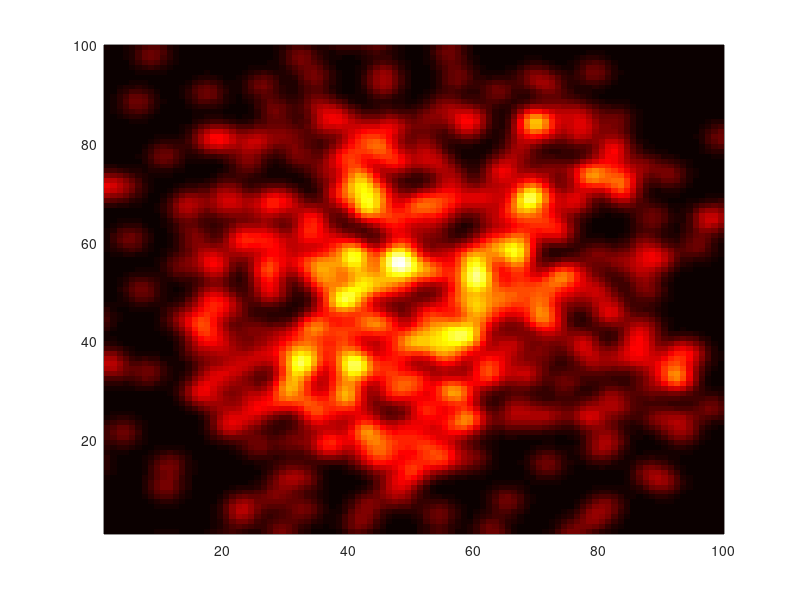

MATLAB code for this plot:
function outmap=matrix_add_point2map_subpix(xx,yy,map,sig)
%JWJK_C:-------------------------------------------------------------------
%Title: %transform points to subpix narrow gaussians; later blur
%Summary: %make 4 neigbouring spikes from a single discrete point; add to
%map
%Input: coordinates, map
%Output: map with new spikes
%References: Jacob Kers 2016
%:JWJK_C-------------------------------------------------------------------
if nargin<3
    sig=2;
    sz=100; pts=500;
    map=zeros(sz,sz);
    xx=sz/2*(1+0.5*randn(pts,1));
    yy=sz/2*(1+0.5*randn(pts,1));
end
 hf=round(2*sig);
outmap=map;
[rr,cc]=size(map);
for nx=1:length(xx);
    xxi=xx(nx); yyi=yy(nx);
    lox=floor(xxi-hf); hix=ceil(xxi+hf); 
    loy=floor(yyi-hf); hiy=ceil(yyi+hf);
    lox=max([lox 1]); hix=min([hix cc]);   %crop
    loy=max([loy 1]); hiy=min([hiy rr]);
    %distances
    for xi=lox:hix
        for yi=loy:hiy
            di=((xxi-xi).^2+(yyi-yi).^2).^0.5;
            pki =1*exp (-(di).^2./(2*sig.^2));
            outmap(yi,xi)=outmap(yi,xi)+pki;
        end
    end
end
if nargin<3
    close all;
    pcolor(outmap); shading flat, colormap hot;
end

